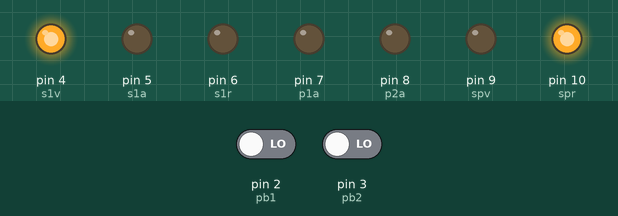
Recording of a sketch running on a simulated Arduino Uno, built with avr-gcc and run on an emulated ATmega328P. Parts: output pins drawn as LEDs (lit = HIGH). Dashed ring = blinking. The inputs (shaded band) are chosen by the test bench; at power-on: pin 2 (pb1) LOW, pin 3 (pb2) LOW. What the sketch prints to the serial monitor is not drawn.

Above: at 1.2 s.
1.3 s: pin 2 (pb1) driven HIGH
At 1.45 s:
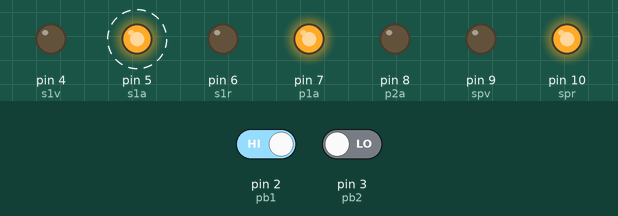
At 4.3 s:
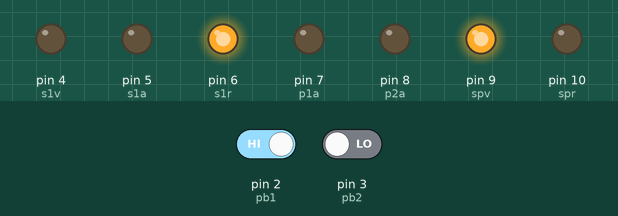
Timing chart, 0 to 13.1 s (numbered marks = the images above; inputs shaded):
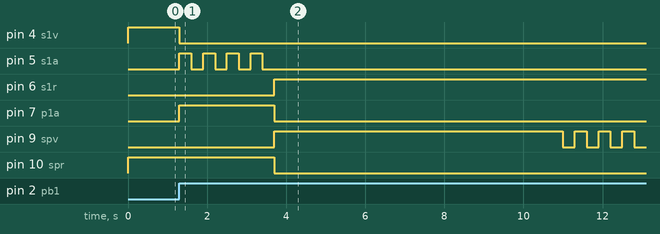

Measured:
- after the input at 1.3 s, pin 4 (s1v): HIGH → LOW at once; pin 5 (s1a): alternates HIGH for 0.30 s and LOW for 0.30 s, 8 changes in all, then stays LOW, starting at once; pin 6 (s1r): LOW → HIGH after 2.4 s; pin 7 (p1a): LOW → HIGH at once, → LOW 2.4 s later; pin 9 (spv): LOW → HIGH after 2.4 s, then repeats every 0.60 s: LOW 0.30 s, HIGH 0.30 s

The sketch:

Semaforov2.ino
```cpp
int s1v = 4;
int s1a = 5;
int s1r = 6;

int p1a = 7;
int p2a = 8;

int spv = 9;
int spr = 10;

int pb1 = 2;
int pb2 = 3;

boolean tiempoverde = true;

int boton;

void setup() {
  Serial.begin(9600);

  pinMode(s1v,OUTPUT);
  pinMode(s1a,OUTPUT);
  pinMode(s1r,OUTPUT);

  pinMode(p1a,OUTPUT);
  pinMode(p2a,OUTPUT);

  pinMode(spv,OUTPUT);
  pinMode(spr,OUTPUT);

  // Configuramos los pines de interrupciones para que
  // detecten un cambio de bajo a alto
  attachInterrupt(digitalPinToInterrupt(pb1), peatonUno, RISING);
  attachInterrupt(digitalPinToInterrupt(pb2), peatonDos, RISING);


}

void loop() {

  while(tiempoverde){
    //Siempre Verde
    digitalWrite(s1v,HIGH);
    digitalWrite(spr,HIGH);
    Serial.print(tiempoverde);
    delay(tiempoverde);
  }
  fin();
  digitalWrite(spr,HIGH);
  digitalWrite(boton,HIGH);
  intermitente(s1a);
  rojo();
  tiempoverde = true;


}

void peatonUno() {
    tiempoverde = false;
    boton = 7;
}
void peatonDos() {
    tiempoverde = false;
    boton = 8;
}


void intermitente(int led){
  for (int i = 0; i < 4; i++){
    digitalWrite(led,HIGH);
    delay(300);
    digitalWrite(led,LOW);
    delay(300);
  }
  fin();
}

void rojo(){
  digitalWrite(s1r,HIGH);
  digitalWrite(spv,HIGH);
  delay(7000);
  intermitente(spv);
  fin();
}


void fin(){
  digitalWrite(s1v,LOW);
  digitalWrite(s1a,LOW);
  digitalWrite(s1r,LOW);

  digitalWrite(p1a,LOW);
  digitalWrite(p2a,LOW);

  digitalWrite(spv,LOW);
  digitalWrite(spr,LOW);

}
```
